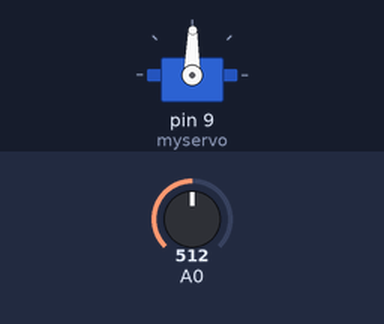
Simulated run of this sketch. Board: Arduino Uno, built with avr-gcc and run on an emulated ATmega328P. Shown: servo. Inputs (shaded band) come from the test bench; at power-on: A0 = 512. What the sketch prints to the serial monitor is not drawn.

Above: at 1.2 s.
1.3 s: A0 set to 716
At 1.9 s:
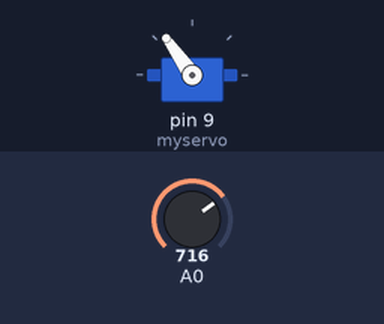
2.8 s: A0 set to 900
At 3.1 s:
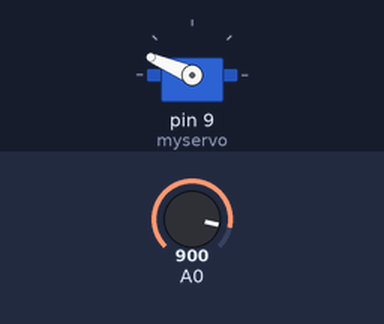
4.3 s: A0 set to 1023
At 5.4 s:
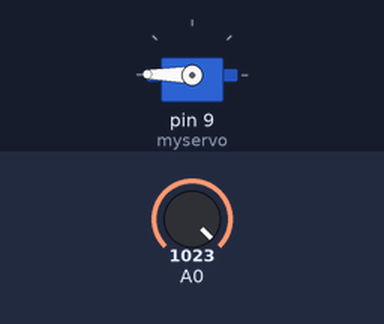
5.8 s: A0 set to 306
At 6.6 s:
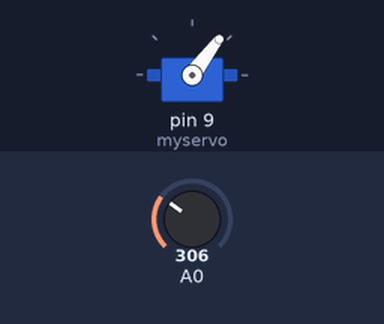
7.3 s: A0 set to 122
At 7.6 s:
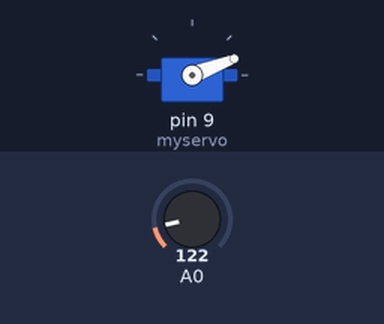
8.8 s: A0 set to 511
At 9.9 s:
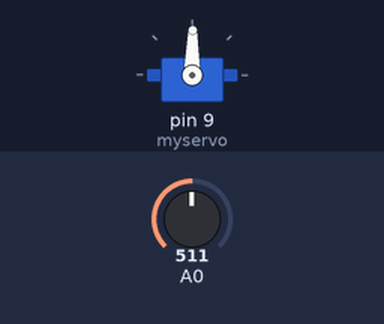
Timing chart, 0 to 11.3 s (numbered marks = the images above; inputs shaded):
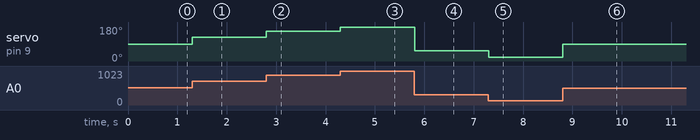

Measured:
- after the input at 1.3 s, servo on pin 9 (myservo): 89° → 125° at once
- after the input at 2.8 s, servo on pin 9 (myservo): 125° → 157° at once
- after the input at 4.3 s, servo on pin 9 (myservo): 157° → 179° at once
- after the input at 5.8 s, servo on pin 9 (myservo): 179° → 53° at once
- after the input at 7.3 s, servo on pin 9 (myservo): 53° → 21° at once
- after the input at 8.8 s, servo on pin 9 (myservo): 21° → 89° at once

The sketch:

servoWithPotentiometerControl.ino
```cpp
//include servo library
#include <Servo.h>

//create servo object, named "myservo"
Servo myservo;

//variable for determining the servo's position
int angle;

void setup() {
  Serial.begin(9600);
  //tell arduino where the servo is connected
  myservo.attach(9);
}

void loop() {
  // read the potentiometer
  int pot = analogRead(A0);

  // map the potentiometer range to the range of the servo and save that value in the angle variable
  angle = map(pot,0,1023,0,179);

  //write the servo to the mapped position
  myservo.write(angle);

  Serial.println(angle);

}
```
